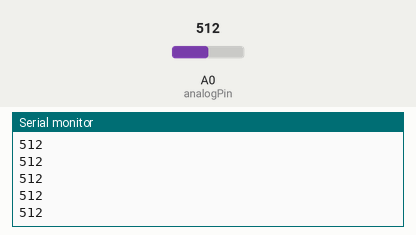
Simulated run of this sketch. Board: Arduino Uno, built with avr-gcc and run on an emulated ATmega328P. Shown: the last lines printed to the serial monitor. The test bench sets the inputs (shaded band); at power-on: A0 (analogPin) = 512.

Above: at 1.2 s.
1.3 s: A0 (analogPin) set to 716
At 2.3 s:
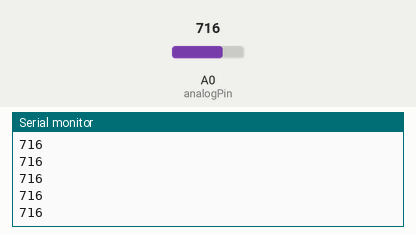
2.8 s: A0 (analogPin) set to 900
At 3.3 s:
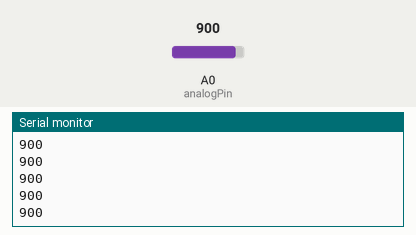
Timing chart, 0 to 5.8 s (numbered marks = the images above; inputs shaded):
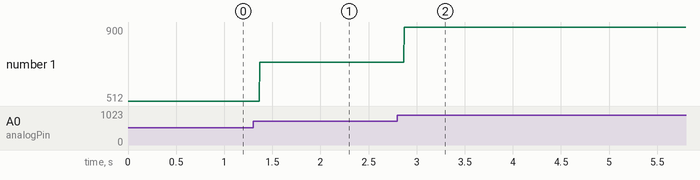

Measured:
- after the input at 1.3 s, the serial monitor: prints a new line after 0.07 s (image 1)
- after the input at 2.8 s, the serial monitor: prints a new line after 0.07 s (image 2)
- plotted number 1: 512 → 716 after the input at 1.3 s, 716 → 900 after the input at 2.8 s

The sketch:

sketch_3.ino
```cpp
const int analogPin = A0;

void setup() {
  //Setup serial connection
  Serial.begin(9600);
}

void loop() {
  //Read analog pin
  int val = analogRead(analogPin);

  //Write analog value to serial port:
  Serial.println(val);
}
```
